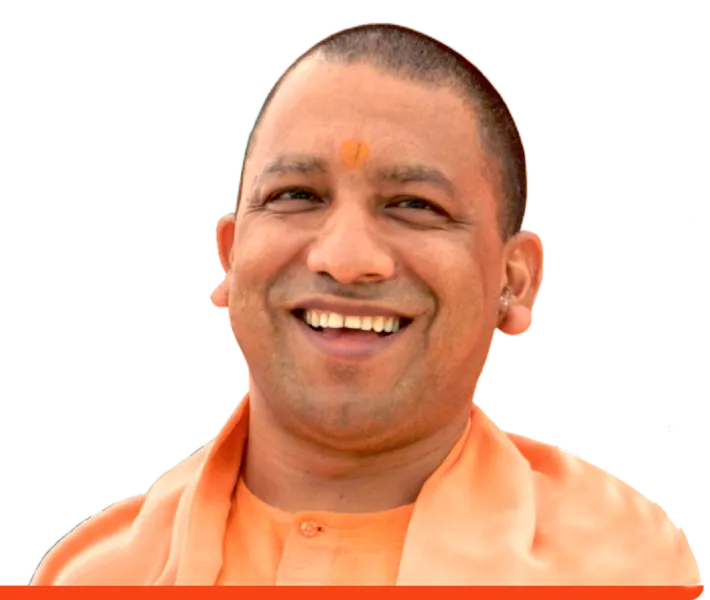
#> input picture cm_yogi.webp, 710 x 600 px, given in place of panchayat_sahayak_nobg_1780224388535.png, which was not available
$ python remove_sahayak_bg.py
#> lines starting #> are read from the running program, lines starting #| are printed output that depends on the picture; pictures that were not available may be replaced by others from this repository, and a replacement may not be noted
import os
from PIL import Image, ImageFilter

src_path = r"C:\Users\Dashdoi\.gemini\antigravity-ide\brain\3dd7b2e2-37a9-4029-81e3-2d968028e9b7\panchayat_sahayak_nobg_1780224388535.png"
dest_path = r"d:\CODING\WEBPAGE\panchayat_sahayak.png"

img = Image.open(src_path)
#> img is the input picture: PIL image 710x600 RGBA; mean R, G, B, A 106.1, 69, 50.5, 118.2
rgba = img.convert("RGBA")
width, height = rgba.size
#> width = 710; height = 600
pixels = rgba.load()

visited = set()
bg_pixels = set()

# BFS from all four corners — white/near-white background
from collections import deque
queue = deque()
corners = [(0,0),(width-1,0),(0,height-1),(width-1,height-1)]
#> corners = [(0, 0), (709, 0), (0, 599), (709, 599)]
for c in corners:
    if c not in visited:
        queue.append(c)
        visited.add(c)

while queue:
    x, y = queue.popleft()
    r, g, b, a = pixels[x, y]
    if r > 220 and g > 220 and b > 220:
        bg_pixels.add((x, y))
        for nx, ny in [(x+1,y),(x-1,y),(x,y+1),(x,y-1)]:
            if 0 <= nx < width and 0 <= ny < height and (nx,ny) not in visited:
                visited.add((nx,ny))
                queue.append((nx,ny))
#> this loop made 4 passes
#> (r, g, b, a) on passes 1 to 4: (0, 0, 0, 0), (0, 0, 0, 0), (249, 67, 22, 255), (80, 75, 79, 0)
#> after the loop, bg_pixels = 0 items; visited = 4 items

# Make background transparent
for x, y in bg_pixels:
    pixels[x, y] = (255, 255, 255, 0)
#> this loop made 0 passes

# Smooth alpha edges
r_ch, g_ch, b_ch, a_ch = rgba.split()
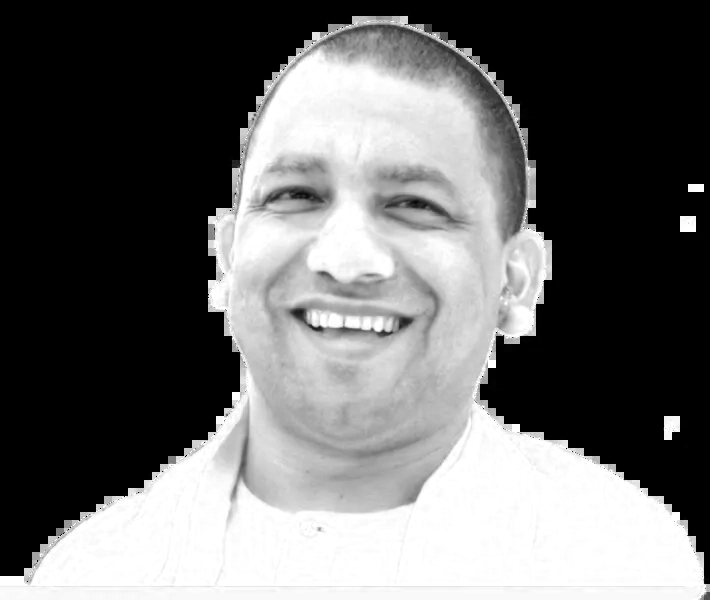
#> r_ch: PIL image 710x600 L; min 0, max 255, mean 106.1
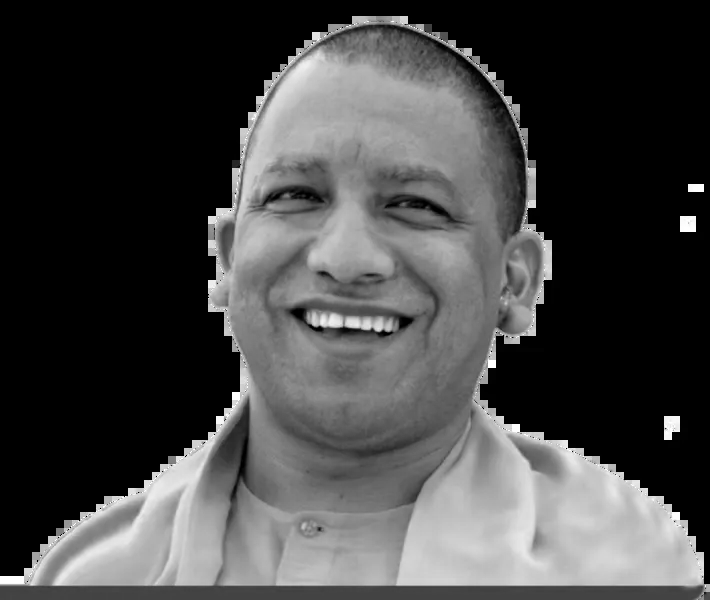
#> g_ch: PIL image 710x600 L; min 0, max 255, mean 69
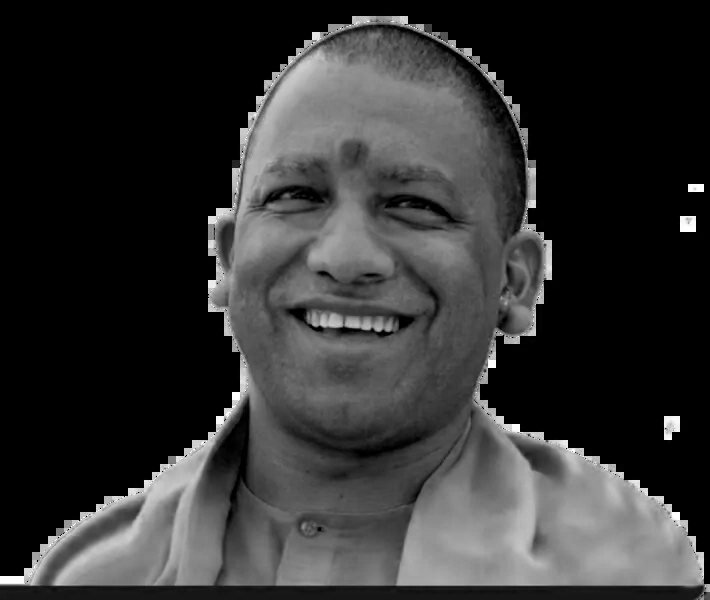
#> b_ch: PIL image 710x600 L; min 0, max 255, mean 50.5
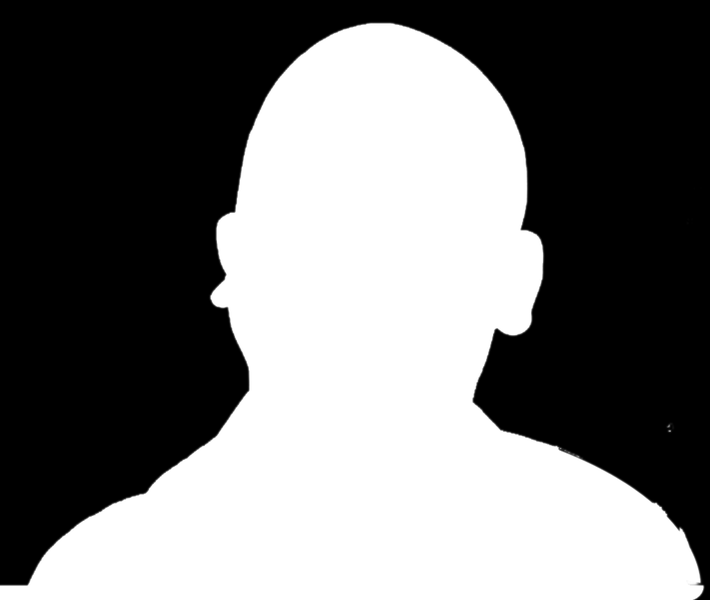
#> a_ch: PIL image 710x600 L; min 0, max 255, mean 118.2
a_ch = a_ch.filter(ImageFilter.BoxBlur(0.8))
rgba.putalpha(a_ch)

rgba.save(dest_path, "PNG", optimize=True)
print(f"Done! Saved to: {dest_path}")
print(f"Size: {rgba.size}, File: {os.path.getsize(dest_path)} bytes")
#| Size: (710, 600), File: 290637 bytes
